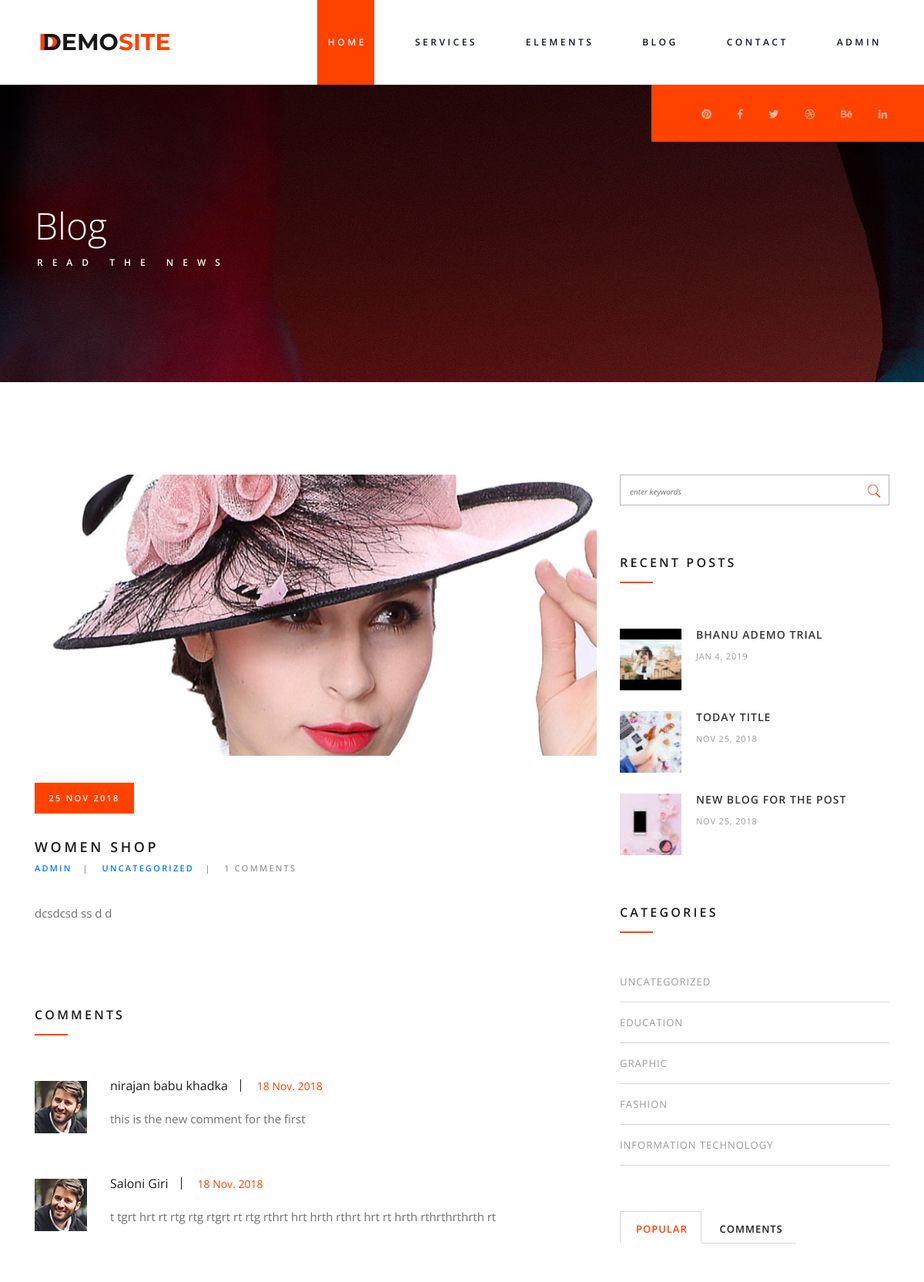
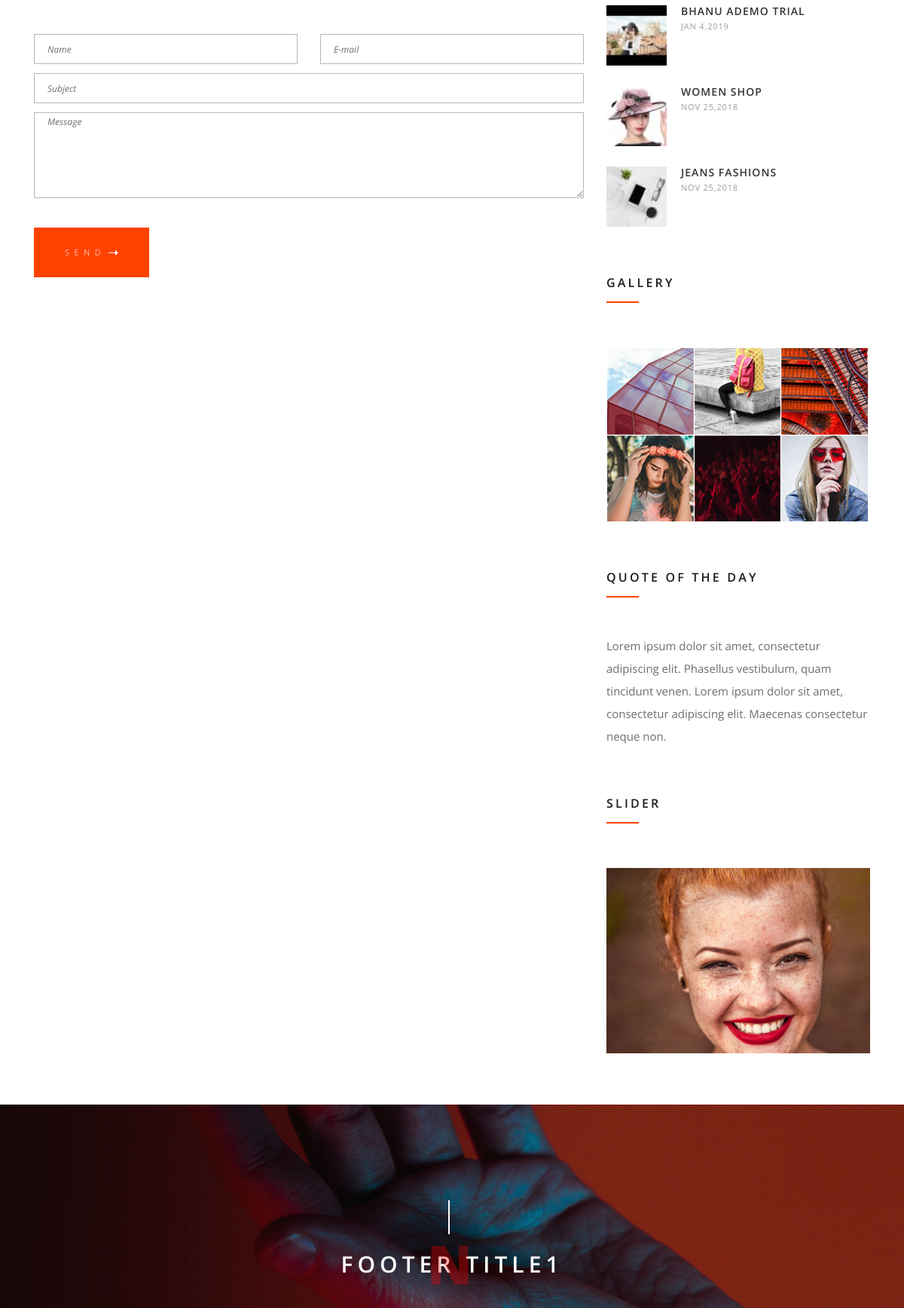
The app's page /post.php?p_id=3 (upper part) with its own data (2 pictures, top to bottom).
### tables this page shows
CREATE TABLE `top_header` (
  `top_header_id` int(3) NOT NULL,
  `title_text` varchar(255) NOT NULL,
  `bg_title_text` varchar(255) NOT NULL,
  `subtitle_text` varchar(255) NOT NULL,
  `top_header_date` date NOT NULL
);

CREATE TABLE `posts` (
  `post_id` int(3) NOT NULL,
  `post_category_id` int(3) NOT NULL,
  `post_title` varchar(255) NOT NULL,
  `post_author` varchar(255) NOT NULL,
  `post_content` text NOT NULL,
  `post_image` text NOT NULL,
  `post_tags` varchar(255) NOT NULL,
  `post_comment_count` int(3) NOT NULL,
  `post_status` int(2) NOT NULL,
  `post_year` varchar(10) NOT NULL,
  `post_month` varchar(10) NOT NULL,
  `post_day` varchar(10) NOT NULL
);

CREATE TABLE `categories` (
  `cat_id` int(3) NOT NULL,
  `cat_title` varchar(255) NOT NULL
);

CREATE TABLE `comments` (
  `comment_id` int(3) NOT NULL,
  `comment_post_id` int(3) NOT NULL,
  `comment_user` varchar(255) NOT NULL,
  `comment_user_role` varchar(255) NOT NULL,
  `comment_email` varchar(255) NOT NULL,
  `comment_subject` varchar(255) NOT NULL,
  `comment_message` text NOT NULL,
  `comment_status` int(3) NOT NULL,
  `comment_year` varchar(255) NOT NULL,
  `comment_month` varchar(255) NOT NULL,
  `comment_day` varchar(3) NOT NULL
);

CREATE TABLE `footer_widget` (
  `footer_widget_id` int(3) NOT NULL,
  `footer_widget_title` text NOT NULL,
  `footer_widget_bg_title` varchar(255) NOT NULL,
  `footer_widget_description` varchar(255) NOT NULL,
  `footer_widget_bg_image` text NOT NULL,
  `footer_widget_button_text` varchar(255) NOT NULL,
  `footer_widget_button_link` varchar(255) NOT NULL,
  `footer_widget_date` date NOT NULL
);

### post.php (the view, shortened to what the rows shown need)
<?php include "includes/db.php"; ?>
<?php include "includes/pages_header.php"; ?>
	<div class="home prlx_parent">
		<div class="container">
			<div class="row">
				<div class="col-lg-6">
					<div class="home_content">
						<h1>Blog</h1>
					</div>
				</div>
			</div>
		</div>
	</div>
	<div class="blog_content">
		<div class="container">
			<div class="row">
				<div class="col-lg-8">
					<div class="blog_main_content">
						<?php
                if(isset($_GET['p_id'])){
                    $current_post_id = $_GET['p_id'];
                }
                $query = "SELECT * FROM posts WHERE post_id = $current_post_id";
                $select_posts_query = mysqli_query($connection , $query);
                $posts_rows = mysqli_fetch_assoc($select_posts_query);
                    $post_title = $posts_rows['post_title'];
                    $post_author = $posts_rows['post_author'];
                    $post_image = $posts_rows['post_image'];
                    $post_content = $posts_rows['post_content'];
                    $post_comment_count = $posts_rows['post_comment_count'];
                    $post_category_id = $posts_rows['post_category_id'];
                    $post_year = $posts_rows['post_year'];
                    $post_month = $posts_rows['post_month'];
                    $post_day = $posts_rows['post_day'];
                ?>
						<article class="blog_post">
							<div class="blog_post_image">
								<div class="blog_post_image_background" style="background-image:url(uploads/images/<?php echo $post_image?>)"></div>
							</div>
							<div class="date_box d-flex flex-column align-items-center justify-content-center">
								<span><?php echo $post_day . " " . $post_month . " " . $post_year; ?></span>
							</div>
							<h3 class="blog_post_title"><?php echo $post_title; ?></h3>
							<div class="blog_post_meta">
                                <span class="blog_post_author"><a href="#"><?php echo $post_author; ?></a></span>
								<?php
                                    $query = "SELECT * FROM categories WHERE cat_id = $post_category_id";
                                    $select_categories = mysqli_query($connection , $query);
                                     $cat_rows = mysqli_fetch_assoc($select_categories);
                                     $cat_id = $cat_rows['cat_id'];
                                     $cat_title = $cat_rows['cat_title'];
                                ?>
                                <span class="blog_post_category"><a href="category.php?category=<?php echo $cat_id; ?>"><?php echo $cat_title; ?></a></span>
								<span class="blog_post_comments"><?php echo $post_comment_count; ?> comments</span>
							</div>
							<div class="blog_post_text">
								<p><?php echo $post_content; ?></p>
							</div>
									<?php
                                    $query = "SELECT * FROM comments WHERE comment_status = 1 AND comment_post_id = $current_post_id";
                                    $select_comments = mysqli_query($connection , $query);
                                    $check_rows = mysqli_num_rows($select_comments);
                                    if($check_rows > 0){
                                    ?>
				            <div class="blog_post_comments">
				                <div class="blog_post_subtitle comments_subtitle">comments</div>
								<div class="blog_post_comments_container">
									<?php
                                        while($comments_rows = mysqli_fetch_assoc($select_comments)){
                                            $comment_user = $comments_rows['comment_user'];
                                            $comment_message = $comments_rows['comment_message'];
                                            $comment_year = $comments_rows['comment_year'];
                                            $comment_month = $comments_rows['comment_month'];
                                            $comment_day = $comments_rows['comment_day'];
                                    ?>
									<div class="blog_post_comment d-flex flex-row">
										<div class="blog_post_comment_image"><img src="uploads/blog_post_comment_1.jpg" alt=""></div>
										<div class="blog_post_comment_content">
											<div class="blog_post_comment_meta">
												<div class="blog_post_comment_name"><a href="#"><?php echo $comment_user; ?></a></div>
												<div class="blog_post_comment_date"><?php echo $comment_day . ' ' . $comment_month . '. ' . $comment_year?></div>
											</div>
											<div class="blog_post_comment_text">
												<p><?php echo $comment_message; ?></p>
											</div>
										</div>
									</div>
									<?php
                                           }
                                    ?>
								</div>
                            </div>
								<?php
                                    }else{
                                ?>
                            <div class="blog_post_comments">
				                <div class="blog_post_subtitle comments_subtitle">Write Comment</div>
							</div>
                            <?php
                                    }
                            ?>
							<div class="blog_post_reply">
								<form id="reply_form" action="" method="post">
								</form>
							</div>
						</article>
					</div>
				</div>
				<?php include "includes/sidebar.php"; ?>
			</div>
		</div>
	</div>
<?php include "includes/pages_footer.php"; ?>

### includes/pages_header.php (shortened to what the rows shown need)
<?php
                $query1_value = "SELECT * FROM top_header WHERE top_header_id = 1";
                $query_select1_value = mysqli_query($connection , $query1_value);
                $rows = mysqli_fetch_assoc($query_select1_value);
                    $title_text_value = $rows['title_text'];
                    $bg_title_text_value = $rows['bg_title_text'];
                    $subtitle_text_value = $rows['subtitle_text'];
                ?>
<!DOCTYPE html>
<html lang="en">
<head>
<link rel="stylesheet" type="text/css" href="styles/bootstrap4/bootstrap.min.css">
<link href="plugins/fontawesome-free-5.0.1/css/fontawesome-all.css" rel="stylesheet" type="text/css">
<link rel="stylesheet" type="text/css" href="plugins/OwlCarousel2-2.2.1/owl.carousel.css">
<link rel="stylesheet" type="text/css" href="plugins/OwlCarousel2-2.2.1/owl.theme.default.css">
<link rel="stylesheet" type="text/css" href="plugins/OwlCarousel2-2.2.1/animate.css">
<link rel="stylesheet" type="text/css" href="styles/main_styles.css">
<link rel="stylesheet" type="text/css" href="styles/responsive.css">
<link rel="stylesheet" type="text/css" href="plugins/js-flickr-gallery-1.24/js-flickr-gallery.css">
<link href="plugins/colorbox/colorbox.css" rel="stylesheet" type="text/css">
<link rel="stylesheet" type="text/css" href="styles/blog_styles.css">
<link rel="stylesheet" type="text/css" href="styles/blog_responsive.css">
<link rel="stylesheet" type="text/css" href="styles/blog_post_styles.css">
<link rel="stylesheet" type="text/css" href="styles/blog_post_responsive.css">
</head>
<body>
<div class="super_container">
	<header class="header d-flex flex-row justify-content-end align-items-center">
		<div class="logo_container mr-auto">
			<div class="logo">
				<a href="index.php"><span><?php echo $bg_title_text_value; ?></span><?php echo $title_text_value; ?><span><?php echo $subtitle_text_value; ?></span></a>
			</div>
		</div>
	</header>

### includes/sidebar.php (shortened to what the rows shown need)
<div class="col-lg-4">
					<div class="blog_sidebar">
						<div class="sidebar_section">
							<div class="sidebar_recent">
								<?php
                $query_recent = "SELECT * FROM posts WHERE post_status = 1 ORDER BY post_id DESC limit 3";
                $select_recent_posts_query = mysqli_query($connection , $query_recent);
                $check_recent_rows = mysqli_num_rows($select_recent_posts_query);
                if($check_recent_rows > 0){
                while($posts_recent_rows = mysqli_fetch_assoc($select_recent_posts_query)){
                    $post_id = $posts_recent_rows['post_id'];
                    $post_title = $posts_recent_rows['post_title'];
                    $post_image = $posts_recent_rows['post_image'];
                    $post_year = $posts_recent_rows['post_year'];
                    $post_month = $posts_recent_rows['post_month'];
                    $post_day = $posts_recent_rows['post_day'];
                ?>
								<div class="recent_post d-flex flex-row justify-content-start">
									<div class="recent_post_image">
										<a href="post.php?p_id=<?php echo $post_id; ?>"><img src="uploads/thumbs/sidebar/<?php echo $post_image; ?>" alt="" style="height: 80px; width: 80px;"></a>
									</div>
									<div class="recent_post_content">
										<h4 class="recent_post_title"><a href="post.php?p_id=<?php echo $post_id; ?>"><?php echo $post_title; ?></a></h4>
										<span class="recent_post_date"><?php echo $post_month . " " . $post_day . ", " . $post_year; ?> </span>
									</div>
								</div>
								<?php
                                    }
                        }
                        ?>
							</div>
						</div>
						<div class="sidebar_section">
							<div class="sidebar_categories">
								<ul>
								<?php
                                $query = "SELECT * FROM categories";
                                $select_query = mysqli_query($connection , $query);
                                    $check_cat_rows = mysqli_num_rows($select_query);
                                    if($check_cat_rows > 0){
                                        $query_post = "SELECT * FROM posts WHERE post_status = 1 ORDER BY post_id DESC limit 3";
                                        $select_posts_query = mysqli_query($connection , $query_post);
                                        $check_post_rows = mysqli_num_rows($select_posts_query);
                                        if($check_post_rows > 0){
                                while($row = mysqli_fetch_array($select_query)){
                                    $cat_id = $row['cat_id'];
                                    $cat_title = $row['cat_title'];
                                ?>
									<li><a href="category.php?category=<?php echo $cat_id; ?>"><?php echo $cat_title; ?></a></li>
									<?php
                                }
                                        }else{
                                            ?>
                                        <div class="recent_post_content">
                                            <h4 class="recent_post_title">Post doesn't exist to assign category.</h4>
                                        </div>
                                            <?php
                                        }
                                    }else{
                                    ?>
                                    <div class="recent_post_content">
										<h4 class="recent_post_title">No category Found.</h4>
									</div>
                                    <?php
                                    }
                                    ?>
								</ul>
							</div>
						</div>
						<div class="sidebar_section">
							<div class="sidebar_tabs">
								<div id="tab_1" class="tab_container active">
									<div class="sidebar_popular">
                                        <?php
                                        $query_pop = "SELECT * FROM posts WHERE post_status = 1 ORDER BY post_comment_count DESC limit 3";
                                        $query_pop_post = mysqli_query($connection , $query_pop);
                                        $check_pop_post_rows = mysqli_num_rows($query_pop_post);
                                        if($check_pop_post_rows > 0){
                                            while($row = mysqli_fetch_assoc($query_pop_post)){
                                                $post_id = $row['post_id'];
                                                $post_title = $row['post_title'];
                                                $post_image = $row['post_image'];
                                                $post_year = $row['post_year'];
                                                $post_month = $row['post_month'];
                                                $post_day = $row['post_day'];
                                        ?>
										<div class="popular_post d-flex flex-row justify-content-start">
											<div class="popular_post_image">
												<a href="post.php?p_id=<?php echo $post_id; ?>"><img src="uploads/thumbs/sidebar/<?php echo $post_image; ?>" alt="" style="height: 80px; width: 80px;"></a>
											</div>
											<div class="popular_post_content">
												<h4 class="popular_post_title"><a href="post.php?p_id=<?php echo $post_id; ?>"><?php echo $post_title; ?></a></h4>
												<span class="popular_post_date"><?php echo $post_month . " " . $post_day . "," . $post_year; ?></span>
											</div>
										</div>
										<?php
                                            }
                                        }else{
                                        ?>
                                            <div class="recent_post_content">
                                                <h4 class="recent_post_title">No Post Found.</h4>
                                            </div>
                                        <?php
                                        }
                                        ?>
									</div>
								</div>
							</div>
						</div>
					</div>
				</div>

### includes/pages_footer.php (shortened to what the rows shown need)
<div class="contact prlx_parent">
    <?php
                $query1_value = "SELECT * FROM footer_widget WHERE footer_widget_id = 1";
                $query_select1_value = mysqli_query($connection , $query1_value);
                $rows = mysqli_fetch_assoc($query_select1_value);
                    $title_value = $rows['footer_widget_title'];
                    $bg_title_value = $rows['footer_widget_bg_title'];
                    $bg_image_value = $rows['footer_widget_bg_image'];
                ?>
    <div class="contact_background prlx" style="background-image: url(uploads/images/<?php echo $bg_image_value; ?>);"></div>
    <div class="container">
        <div class="row">
           <div class="col-lg-6 offset-lg-3 text-center section_title contact_title">
                <h2><?php echo $title_value; ?><span><?php echo $bg_title_value; ?></span></h2>
            </div>
        </div>
    </div>
</div>
</div>
</body>
</html>

### records on screen
top_header: bg_title_text "D", title_text "DEMO", subtitle_text "SITE"
posts: post_image (picture), post_day "25", post_month "NOV", post_year "2018", post_title "WOMEN SHOP", post_author "ADMIN", post_comment_count "1", post_content "dcsdcsd ss d d"
categories: cat_title "UNCATEGORIZED"
comments: comment_user "nirajan babu khadka", comment_day "18", comment_month "Nov", comment_year "2018", comment_message "this is the new comment for the first"
comments: comment_user "Saloni Giri", comment_day "18", comment_month "Nov", comment_year "2018", comment_message "t tgrt hrt rt rtg rtg rtgrt rt rtg rthrt hrt hrth rthrt hrt rt hrth rthrthrthrth rt"
posts: post_image (picture), post_title "BHANU ADEMO TRIAL", post_month "JAN", post_day "4", post_year "2019"
posts: post_image (picture), post_title "TODAY TITLE", post_month "NOV", post_day "25", post_year "2018"
posts: post_image (picture), post_title "NEW BLOG FOR THE POST", post_month "NOV", post_day "25", post_year "2018"
categories: cat_title "EDUCATION"
categories: cat_title "GRAPHIC"
categories: cat_title "FASHION"
categories: cat_title "INFORMATION TECHNOLOGY"
posts: post_image (picture), post_title "JEANS FASHIONS", post_month "NOV", post_day "25", post_year "2018"
footer_widget: footer_widget_bg_image (picture), footer_widget_title "FOOTER TITLE1", footer_widget_bg_title "N"
